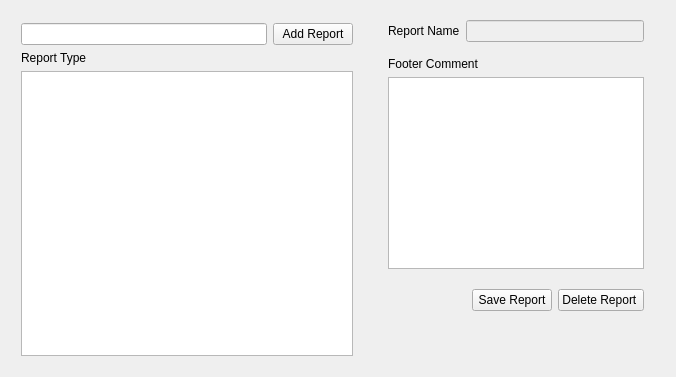
             <widget class="QWidget" name="tab">
              <attribute name="title">
               <string>Reports</string>
              </attribute>
              <layout class="QHBoxLayout" name="horizontalLayout_19">
               <property name="leftMargin">
                <number>12</number>
               </property>
               <property name="rightMargin">
                <number>12</number>
               </property>
               <property name="bottomMargin">
                <number>12</number>
               </property>
               <item>
                <widget class="QWidget" name="icpReports" native="true">
                 <property name="minimumSize">
                  <size>
                   <width>350</width>
                   <height>0</height>
                  </size>
                 </property>
                 <property name="maximumSize">
                  <size>
                   <width>300</width>
                   <height>16777215</height>
                  </size>
                 </property>
                 <property name="styleSheet">
                  <string notr="true"/>
                 </property>
                 <layout class="QVBoxLayout" name="verticalLayout_12">
                  <property name="topMargin">
                   <number>12</number>
                  </property>
                  <item>
                   <widget class="QWidget" name="widget_31" native="true">
                    <property name="minimumSize">
                     <size>
                      <width>0</width>
                      <height>0</height>
                     </size>
                    </property>
                    <layout class="QHBoxLayout" name="horizontalLayout_15">
                     <property name="spacing">
                      <number>-1</number>
                     </property>
                     <property name="leftMargin">
                      <number>0</number>
                     </property>
                     <property name="topMargin">
                      <number>0</number>
                     </property>
                     <property name="rightMargin">
                      <number>0</number>
                     </property>
                     <property name="bottomMargin">
                      <number>0</number>
                     </property>
                     <item>
                      <widget class="QLineEdit" name="reportNameInput">
                       <property name="minimumSize">
                        <size>
                         <width>0</width>
                         <height>0</height>
                        </size>
                       </property>
                      </widget>
                     </item>
                     <item>
                      <widget class="QPushButton" name="addReportBtn">
                       <property name="text">
                        <string>Add Report</string>
                       </property>
                      </widget>
                     </item>
                    </layout>
                   </widget>
                  </item>
                  <item>
                   <widget class="QLabel" name="label_21">
                    <property name="text">
                     <string>Report Type</string>
                    </property>
                   </widget>
                  </item>
                  <item>
                   <widget class="QListWidget" name="reportsList"/>
                  </item>
                 </layout>
                </widget>
               </item>
               <item>
                <widget class="QWidget" name="icpReportsOptions" native="true">
                 <property name="maximumSize">
                  <size>
                   <width>16777215</width>
                   <height>16777215</height>
                  </size>
                 </property>
                 <property name="styleSheet">
                  <string notr="true"/>
                 </property>
                 <layout class="QGridLayout" name="gridLayout_10">
                  <property name="leftMargin">
                   <number>20</number>
                  </property>
                  <property name="topMargin">
                   <number>0</number>
                  </property>
                  <property name="rightMargin">
                   <number>20</number>
                  </property>
                  <property name="bottomMargin">
                   <number>0</number>
                  </property>
                  <item row="3" column="0">
                   <widget class="QWidget" name="widget_57" native="true">
                    <property name="minimumSize">
                     <size>
                      <width>0</width>
                      <height>50</height>
                     </size>
                    </property>
                    <layout class="QHBoxLayout" name="horizontalLayout_40">
                     <property name="leftMargin">
                      <number>0</number>
                     </property>
                     <property name="topMargin">
                      <number>0</number>
                     </property>
                     <property name="rightMargin">
                      <number>0</number>
                     </property>
                     <property name="bottomMargin">
                      <number>0</number>
                     </property>
                     <item>
                      <spacer name="horizontalSpacer_18">
                       <property name="orientation">
                        <enum>Qt::Horizontal</enum>
                       </property>
                       <property name="sizeHint" stdset="0">
                        <size>
                         <width>40</width>
                         <height>20</height>
                        </size>
                       </property>
                      </spacer>
                     </item>
                     <item>
                      <widget class="QPushButton" name="saveFooterBtn">
                       <property name="text">
                        <string>Save Report</string>
                       </property>
                      </widget>
                     </item>
                     <item>
                      <widget class="QPushButton" name="deleteFooterBtn">
                       <property name="text">
                        <string>Delete Report </string>
                       </property>
                      </widget>
                     </item>
                    </layout>
                   </widget>
                  </item>
                  <item row="0" column="0">
                   <widget class="QWidget" name="widget_19" native="true">
                    <layout class="QHBoxLayout" name="horizontalLayout_26">
                     <property name="leftMargin">
                      <number>0</number>
                     </property>
                     <property name="rightMargin">
                      <number>0</number>
                     </property>
                     <item>
                      <widget class="QLabel" name="label_56">
                       <property name="text">
                        <string>Report Name</string>
                       </property>
                      </widget>
                     </item>
                     <item>
                      <widget class="QLineEdit" name="icpReportNameLabel">
                       <property name="enabled">
                        <bool>false</bool>
                       </property>
                       <property name="maximumSize">
                        <size>
                         <width>16777215</width>
                         <height>16777215</height>
                        </size>
                       </property>
                      </widget>
                     </item>
                    </layout>
                   </widget>
                  </item>
                  <item row="1" column="0">
                   <widget class="QLabel" name="label_49">
                    <property name="text">
                     <string>Footer Comment </string>
                    </property>
                   </widget>
                  </item>
                  <item row="2" column="0">
                   <widget class="QTextEdit" name="footerComments">
                    <property name="maximumSize">
                     <size>
                      <width>16777215</width>
                      <height>16777215</height>
                     </size>
                    </property>
                    <property name="autoFillBackground">
                     <bool>false</bool>
                    </property>
                    <property name="html">
                     <string>&lt;!DOCTYPE HTML PUBLIC &quot;-//W3C//DTD HTML 4.0//EN&quot; &quot;http://www.w3.org/TR/REC-html40/strict.dtd&quot;&gt;
&lt;html&gt;&lt;head&gt;&lt;meta name=&quot;qrichtext&quot; content=&quot;1&quot; /&gt;&lt;style type=&quot;text/css&quot;&gt;
p, li { white-space: pre-wrap; }
&lt;/style&gt;&lt;/head&gt;&lt;body style=&quot; font-family:'.AppleSystemUIFont'; font-size:13pt; font-weight:400; font-style:normal;&quot;&gt;
&lt;p style=&quot;-qt-paragraph-type:empty; margin-top:0px; margin-bottom:0px; margin-left:0px; margin-right:0px; -qt-block-indent:0; text-indent:0px;&quot;&gt;&lt;br /&gt;&lt;/p&gt;&lt;/body&gt;&lt;/html&gt;</string>
                    </property>
                   </widget>
                  </item>
                  <item row="6" column="0">
                   <spacer name="verticalSpacer_7">
                    <property name="orientation">
                     <enum>Qt::Vertical</enum>
                    </property>
                    <property name="sizeHint" stdset="0">
                     <size>
                      <width>20</width>
                      <height>40</height>
                     </size>
                    </property>
                   </spacer>
                  </item>
                 </layout>
                </widget>
               </item>
              </layout>
             </widget>
